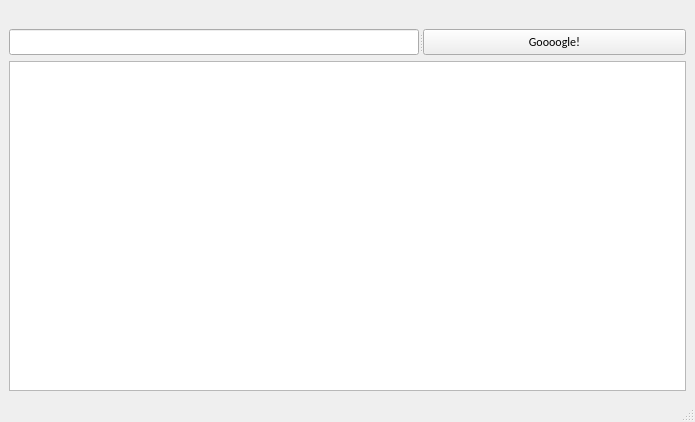
<?xml version="1.0" encoding="UTF-8"?>
<ui version="4.0">
 <class>MainWindow</class>
 <widget class="QMainWindow" name="MainWindow">
  <property name="geometry">
   <rect>
    <x>0</x>
    <y>0</y>
    <width>695</width>
    <height>422</height>
   </rect>
  </property>
  <property name="windowTitle">
   <string>MainWindow</string>
  </property>
  <widget class="QWidget" name="centralwidget">
   <layout class="QVBoxLayout" name="verticalLayout">
    <item>
     <widget class="QLabel" name="label">
      <property name="text">
       <string/>
      </property>
      <property name="pixmap">
       <pixmap resource="Resources.qrc">:/Logo/googlelogo_color_92x30dp.png</pixmap>
      </property>
      <property name="scaledContents">
       <bool>false</bool>
      </property>
      <property name="alignment">
       <set>Qt::AlignCenter</set>
      </property>
     </widget>
    </item>
    <item>
     <widget class="QSplitter" name="splitter">
      <property name="orientation">
       <enum>Qt::Horizontal</enum>
      </property>
      <widget class="QLineEdit" name="lineEdit">
       <property name="font">
        <font>
         <family>苹方 常规</family>
         <pointsize>10</pointsize>
        </font>
       </property>
      </widget>
      <widget class="QPushButton" name="pushButton">
       <property name="font">
        <font>
         <family>Calibri</family>
        </font>
       </property>
       <property name="text">
        <string>Goooogle!</string>
       </property>
      </widget>
     </widget>
    </item>
    <item>
     <widget class="QTextBrowser" name="textBrowser">
      <property name="font">
       <font>
        <family>苹方 常规</family>
        <pointsize>10</pointsize>
       </font>
      </property>
     </widget>
    </item>
   </layout>
  </widget>
  <widget class="QStatusBar" name="statusbar"/>
 </widget>
 <resources>
  <include location="Resources.qrc"/>
 </resources>
 <connections/>
</ui>
